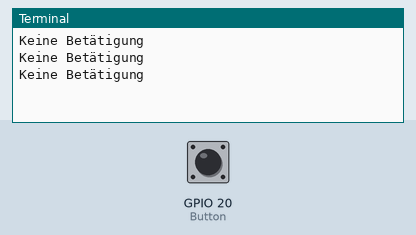
Simulated run of this program. Board: Raspberry Pi (BCM pin numbers). Parts: the last lines printed to the terminal. Inputs (shaded band) come from the test bench; at power-on: GPIO 20 (Button) HIGH. The clock reads 2024-03-15 10:24:30 at power-on unless the program sets it.

Above: at 1.2 s.
1.3 s: GPIO 20 (Button) pulled LOW for 0.6 s
At 1.9 s:
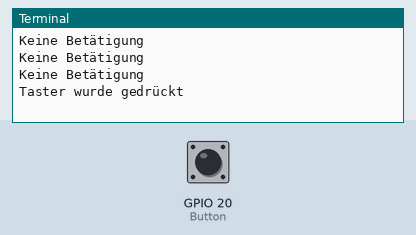
3.5 s: GPIO 20 (Button) pulled LOW for 1 s
At 4.4 s:
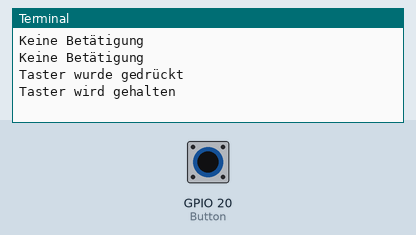
6.0 s: GPIO 20 (Button) pulled LOW for 3.2 s
At 9.9 s:
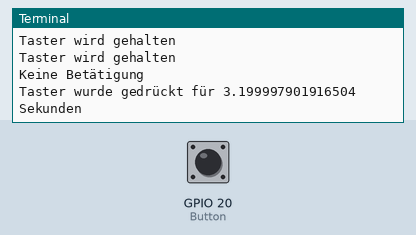

The program:

example.py
```python
import buttonxtendgpiozero
import time


def main():
    with buttonxtendgpiozero.Button(20) as taster:
        taster.when_pressed = taster.when_pressed_
        taster.when_released = taster.when_released_
        while True:
            if taster.check_status():
                print("Taster wurde gedrückt")
            elif taster.is_pressed:
                print("Taster wird gehalten")
            else:
                print("Keine Betätigung")

            if taster.event_time is not None:
                print("Taster wurde gedrückt für {} Sekunden".format(taster.get_event_time()))

            time.sleep(0.5)


if __name__ == "__main__":
    main()
```

buttonxtendgpiozero.py
```python
import gpiozero
import time


class Button(gpiozero.Button):
    def __init__(self, *args, **kwargs):
        super().__init__(*args, **kwargs)
        self._event = False
        self.event_time = None
        self._pressed_at = None

    def check_status(self):
        status = self._event
        # print("status: {}".format(status))
        self.reset_event()
        return status

    def when_pressed_(self):
        self.starte_event_time()
        self.setze_event()

    def when_released_(self):
        self.stoppe_event_time()

    def get_event_time(self):
        event_time = self.event_time
        self.event_time = None
        return event_time

    def starte_event_time(self):
        self._pressed_at = time.time()

    def stoppe_event_time(self):
        self.event_time = time.time() - self._pressed_at

    def setze_event(self):
        self._event = True

    def reset_event(self):
        self._event = False
```

Measured:
- after the input at 1.3 s, the terminal: prints a new line after 0.20 s (image 1)
- after the input at 3.5 s, the terminal: prints a new line after 0.50 s (image 2)
- after the input at 6.0 s, the terminal: prints a new line after 3.5 s (image 3)
